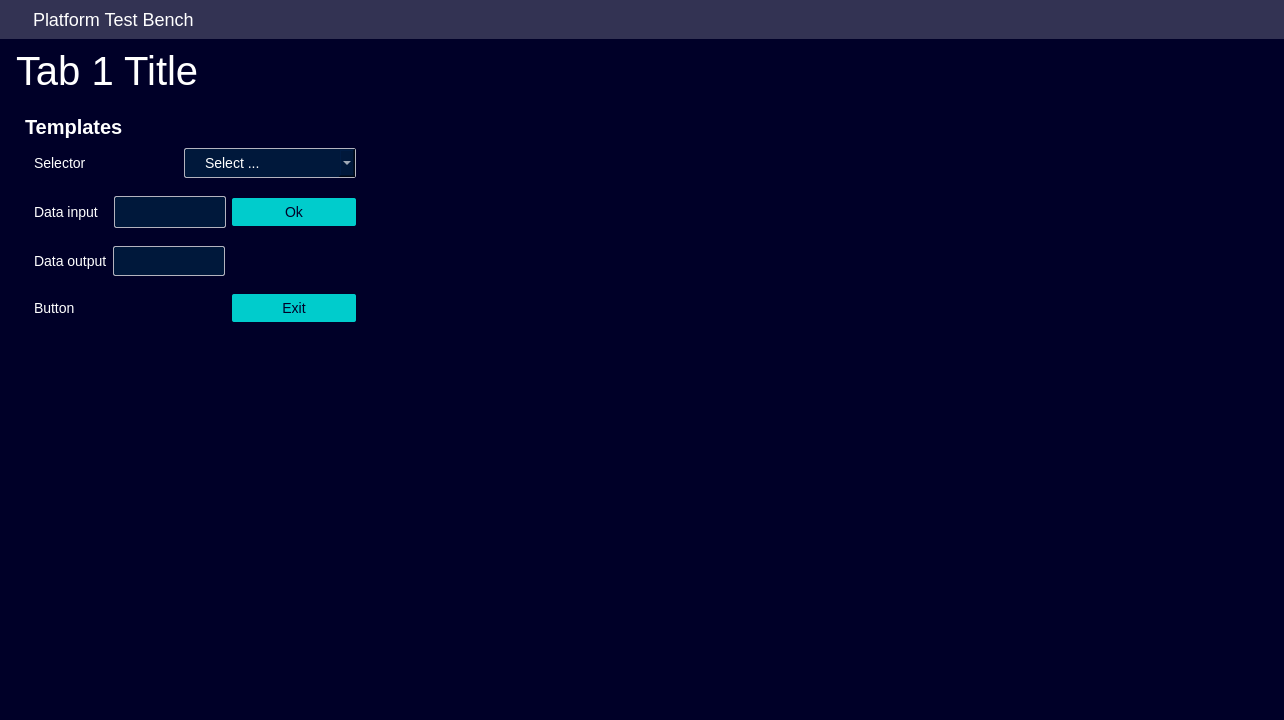
<?xml version="1.0" encoding="UTF-8"?>
<ui version="4.0">
 <class>Template</class>
 <widget class="QMainWindow" name="Template">
  <property name="enabled">
   <bool>true</bool>
  </property>
  <property name="geometry">
   <rect>
    <x>0</x>
    <y>0</y>
    <width>1284</width>
    <height>720</height>
   </rect>
  </property>
  <property name="windowTitle">
   <string>Platform Test Bench</string>
  </property>
  <property name="windowIcon">
   <iconset resource="resources/resources.qrc">
    <normaloff>:/siemens_logo/logos/sie-favicon_internet.ico</normaloff>:/siemens_logo/logos/sie-favicon_internet.ico</iconset>
  </property>
  <property name="styleSheet">
   <string notr="true">*{
	border:none;
	background: #000028;
	padding: 0;
	margin: 0;
	color: #FFFFFF;
	font-family: &quot;SiemensSansPro_A_Bd&quot;;
	font-size: 14px;
}
</string>
  </property>
  <widget class="QWidget" name="centralwidget">
   <layout class="QVBoxLayout" name="verticalLayout">
    <property name="spacing">
     <number>0</number>
    </property>
    <property name="leftMargin">
     <number>0</number>
    </property>
    <property name="topMargin">
     <number>0</number>
    </property>
    <property name="rightMargin">
     <number>0</number>
    </property>
    <property name="bottomMargin">
     <number>0</number>
    </property>
    <item>
     <widget class="QWidget" name="header" native="true">
      <property name="sizePolicy">
       <sizepolicy hsizetype="Preferred" vsizetype="Maximum">
        <horstretch>0</horstretch>
        <verstretch>0</verstretch>
       </sizepolicy>
      </property>
      <property name="styleSheet">
       <string notr="true">*{
	background: #333353;
}</string>
      </property>
      <layout class="QHBoxLayout" name="horizontalLayout">
       <property name="spacing">
        <number>16</number>
       </property>
       <item>
        <widget class="QLabel" name="brand_identifier">
         <property name="sizePolicy">
          <sizepolicy hsizetype="Maximum" vsizetype="Preferred">
           <horstretch>0</horstretch>
           <verstretch>0</verstretch>
          </sizepolicy>
         </property>
         <property name="text">
          <string/>
         </property>
         <property name="pixmap">
          <pixmap resource="resources/resources.qrc">:/siemens_logo/logos/Siemens Logo.png</pixmap>
         </property>
        </widget>
       </item>
       <item>
        <widget class="QLabel" name="product_name">
         <property name="styleSheet">
          <string notr="true">*{
	font-size: 18px;
}</string>
         </property>
         <property name="text">
          <string>Platform Test Bench</string>
         </property>
        </widget>
       </item>
      </layout>
     </widget>
    </item>
    <item>
     <widget class="QWidget" name="container_main_body" native="true">
      <property name="sizePolicy">
       <sizepolicy hsizetype="MinimumExpanding" vsizetype="Preferred">
        <horstretch>0</horstretch>
        <verstretch>0</verstretch>
       </sizepolicy>
      </property>
      <layout class="QGridLayout" name="gridLayout">
       <property name="leftMargin">
        <number>16</number>
       </property>
       <item row="0" column="0" colspan="2">
        <widget class="QFrame" name="frame_title_tab1">
         <property name="sizePolicy">
          <sizepolicy hsizetype="Preferred" vsizetype="Maximum">
           <horstretch>0</horstretch>
           <verstretch>0</verstretch>
          </sizepolicy>
         </property>
         <property name="frameShape">
          <enum>QFrame::Shape::StyledPanel</enum>
         </property>
         <property name="frameShadow">
          <enum>QFrame::Shadow::Raised</enum>
         </property>
         <layout class="QVBoxLayout" name="verticalLayout_7">
          <property name="spacing">
           <number>0</number>
          </property>
          <property name="leftMargin">
           <number>0</number>
          </property>
          <property name="topMargin">
           <number>0</number>
          </property>
          <property name="rightMargin">
           <number>0</number>
          </property>
          <property name="bottomMargin">
           <number>0</number>
          </property>
          <item>
           <widget class="QLabel" name="tab1_title">
            <property name="sizePolicy">
             <sizepolicy hsizetype="Preferred" vsizetype="Preferred">
              <horstretch>0</horstretch>
              <verstretch>0</verstretch>
             </sizepolicy>
            </property>
            <property name="styleSheet">
             <string notr="true">QLabel {
	font-size: 40px;
}
</string>
            </property>
            <property name="text">
             <string>Tab 1 Title</string>
            </property>
           </widget>
          </item>
         </layout>
        </widget>
       </item>
       <item row="1" column="0">
        <widget class="QFrame" name="container_tab1_left">
         <property name="frameShape">
          <enum>QFrame::Shape::StyledPanel</enum>
         </property>
         <property name="frameShadow">
          <enum>QFrame::Shadow::Raised</enum>
         </property>
         <property name="lineWidth">
          <number>-1</number>
         </property>
         <layout class="QGridLayout" name="gridLayout_7">
          <property name="topMargin">
           <number>15</number>
          </property>
          <property name="verticalSpacing">
           <number>0</number>
          </property>
          <item row="0" column="0">
           <widget class="QLabel" name="label">
            <property name="styleSheet">
             <string notr="true">QLabel {
	font-size: 20px;
	font-weight: bold;
}
</string>
            </property>
            <property name="text">
             <string>Templates</string>
            </property>
           </widget>
          </item>
          <item row="3" column="0">
           <widget class="QWidget" name="widget_3" native="true">
            <layout class="QHBoxLayout" name="horizontalLayout_5">
             <item>
              <widget class="QLabel" name="label_4">
               <property name="styleSheet">
                <string notr="true"/>
               </property>
               <property name="text">
                <string>Data output</string>
               </property>
              </widget>
             </item>
             <item>
              <widget class="QLabel" name="field_data_out">
               <property name="styleSheet">
                <string notr="true">QLabel{	
	min-width: 100px;
	max-width: 100px;
	max-height: 18px;
	padding: 5px;
	padding-bottom: 7px;
	margin-top: 0px;
	border-radius: 2px;
	border: 1px solid #B3B3BE;
	background-color: #00183B;
	color: #FFFFFF;
}






</string>
               </property>
               <property name="text">
                <string/>
               </property>
              </widget>
             </item>
            </layout>
           </widget>
          </item>
          <item row="5" column="1">
           <spacer name="verticalSpacer_2">
            <property name="orientation">
             <enum>Qt::Orientation::Vertical</enum>
            </property>
            <property name="sizeHint" stdset="0">
             <size>
              <width>20</width>
              <height>414</height>
             </size>
            </property>
           </spacer>
          </item>
          <item row="4" column="0" colspan="2">
           <widget class="QWidget" name="widget_2" native="true">
            <layout class="QHBoxLayout" name="horizontalLayout_6">
             <item>
              <widget class="QLabel" name="label_3">
               <property name="styleSheet">
                <string notr="true"/>
               </property>
               <property name="text">
                <string>Button</string>
               </property>
              </widget>
             </item>
             <item>
              <widget class="QPushButton" name="btn_exit">
               <property name="minimumSize">
                <size>
                 <width>124</width>
                 <height>0</height>
                </size>
               </property>
               <property name="styleSheet">
                <string notr="true">QPushButton {
	min-width: 100px;
	max-width: 100px;
    padding: 6px 12px 6px 12px;
    border-radius: 2px;
    opacity: 1;
	text-align:center;
	background-color: #00CCCC;	
	color: #000028;
}

QPushButton:hover {
	background-color: #00FFB9;
}

QPushButton:pressed {	
	background-color: #00E5AA;
}</string>
               </property>
               <property name="text">
                <string>Exit</string>
               </property>
              </widget>
             </item>
            </layout>
           </widget>
          </item>
          <item row="1" column="0" colspan="2">
           <widget class="QWidget" name="widget" native="true">
            <layout class="QGridLayout" name="gridLayout_5">
             <item row="1" column="1">
              <widget class="QComboBox" name="selector">
               <property name="sizePolicy">
                <sizepolicy hsizetype="Preferred" vsizetype="Fixed">
                 <horstretch>0</horstretch>
                 <verstretch>0</verstretch>
                </sizepolicy>
               </property>
               <property name="minimumSize">
                <size>
                 <width>172</width>
                 <height>30</height>
                </size>
               </property>
               <property name="autoFillBackground">
                <bool>false</bool>
               </property>
               <property name="styleSheet">
                <string notr="true">/* Base */
QComboBox{	
	padding: 5px;
	padding-left: 20px;
	padding-right: 20px;	
	min-width: 130;
	min-height: 18px;
	max-width: 130px;
	max-height: 18px;
	border-radius: 2px;
	border: 1px solid #B3B3BE;
	background-color: #00183B;
}

/* Mouser over Selector */
QComboBox:hover{
	background-color: #001F39;
	border: 1px solid #00FFB9;
}

/* Selection list colors */
QComboBox QAbstractItemView {
	background-color: #2D2D45;		/* background color */
	padding: 0px;
}

/*  Mouser over selection list   */
QComboBox QAbstractItemView::item:hover {
	padding: 0px;     
	padding-left: 10px;	
}
</string>
               </property>
               <property name="maxVisibleItems">
                <number>10</number>
               </property>
               <property name="placeholderText">
                <string>Select ...</string>
               </property>
               <property name="frame">
                <bool>true</bool>
               </property>
               <item>
                <property name="text">
                 <string>Option 1</string>
                </property>
               </item>
               <item>
                <property name="text">
                 <string>Option 2</string>
                </property>
               </item>
               <item>
                <property name="text">
                 <string>Option 3</string>
                </property>
               </item>
              </widget>
             </item>
             <item row="1" column="0">
              <widget class="QLabel" name="label_2">
               <property name="styleSheet">
                <string notr="true"/>
               </property>
               <property name="text">
                <string>Selector</string>
               </property>
              </widget>
             </item>
            </layout>
           </widget>
          </item>
          <item row="2" column="0" colspan="2">
           <widget class="QWidget" name="widget_data_input" native="true">
            <layout class="QHBoxLayout" name="horizontalLayout_4">
             <property name="spacing">
              <number>6</number>
             </property>
             <property name="topMargin">
              <number>9</number>
             </property>
             <property name="rightMargin">
              <number>9</number>
             </property>
             <property name="bottomMargin">
              <number>9</number>
             </property>
             <item>
              <widget class="QLabel" name="label_5">
               <property name="sizePolicy">
                <sizepolicy hsizetype="Minimum" vsizetype="Preferred">
                 <horstretch>0</horstretch>
                 <verstretch>0</verstretch>
                </sizepolicy>
               </property>
               <property name="minimumSize">
                <size>
                 <width>74</width>
                 <height>0</height>
                </size>
               </property>
               <property name="styleSheet">
                <string notr="true"/>
               </property>
               <property name="text">
                <string>Data input</string>
               </property>
              </widget>
             </item>
             <item>
              <widget class="QLineEdit" name="field_data_in">
               <property name="sizePolicy">
                <sizepolicy hsizetype="Fixed" vsizetype="Fixed">
                 <horstretch>0</horstretch>
                 <verstretch>0</verstretch>
                </sizepolicy>
               </property>
               <property name="styleSheet">
                <string notr="true">/* Base */
QLineEdit{	
	min-width: 100px;
	max-width: 100px;
	max-height: 18px;
	padding: 5px;
	padding-bottom: 7px;
	margin-top: 0px;
	border-radius: 2px;
	border: 1px solid #B3B3BE;
	background-color: #00183B;
	color: #FFFFFF;
}

/* Mouser over Selector */
QLineEdit:hover{
	background-color: #001F39;
	border: 1px solid #00FFB9;
}




</string>
               </property>
              </widget>
             </item>
             <item>
              <widget class="QPushButton" name="btn_ok">
               <property name="minimumSize">
                <size>
                 <width>124</width>
                 <height>0</height>
                </size>
               </property>
               <property name="styleSheet">
                <string notr="true">QPushButton {
	min-width: 100px;
	max-width: 100px;
    padding: 6px 12px 6px 12px;
    border-radius: 2px;
    opacity: 1;
	text-align:center;
	background-color: #00CCCC;	
	color: #000028;
}

QPushButton:hover {
	background-color: #00FFB9;
}

QPushButton:pressed {	
	background-color: #00E5AA;
}





</string>
               </property>
               <property name="text">
                <string>Ok</string>
               </property>
              </widget>
             </item>
            </layout>
           </widget>
          </item>
         </layout>
        </widget>
       </item>
       <item row="1" column="1">
        <widget class="QFrame" name="container_tab1_right">
         <property name="frameShape">
          <enum>QFrame::Shape::StyledPanel</enum>
         </property>
         <property name="frameShadow">
          <enum>QFrame::Shadow::Raised</enum>
         </property>
         <layout class="QHBoxLayout" name="horizontalLayout_3">
          <property name="topMargin">
           <number>15</number>
          </property>
          <item>
           <spacer name="horizontalSpacer">
            <property name="orientation">
             <enum>Qt::Orientation::Horizontal</enum>
            </property>
            <property name="sizeHint" stdset="0">
             <size>
              <width>828</width>
              <height>20</height>
             </size>
            </property>
           </spacer>
          </item>
         </layout>
        </widget>
       </item>
      </layout>
     </widget>
    </item>
   </layout>
  </widget>
 </widget>
 <resources>
  <include location="resources/resources.qrc"/>
 </resources>
 <connections/>
</ui>
